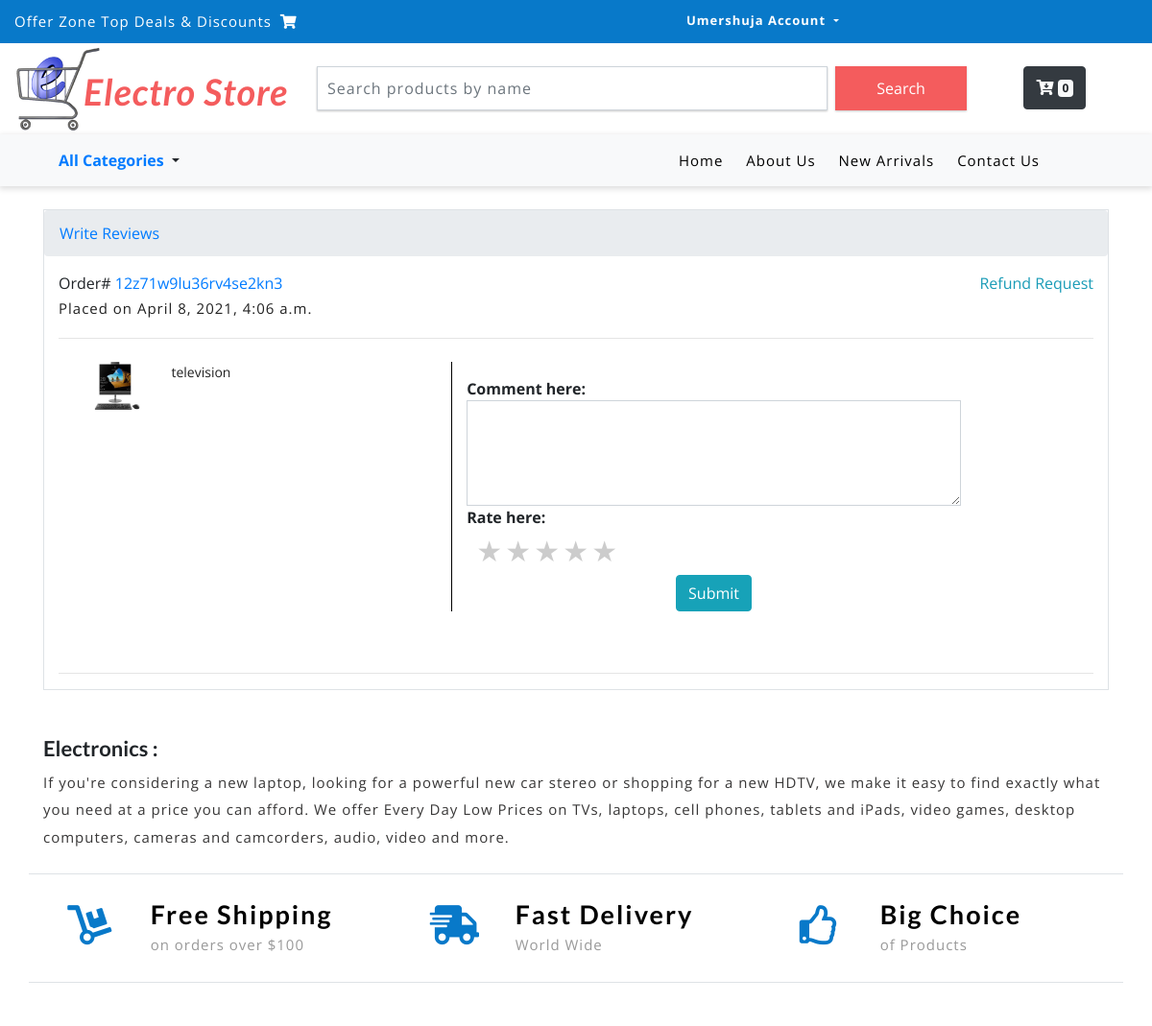
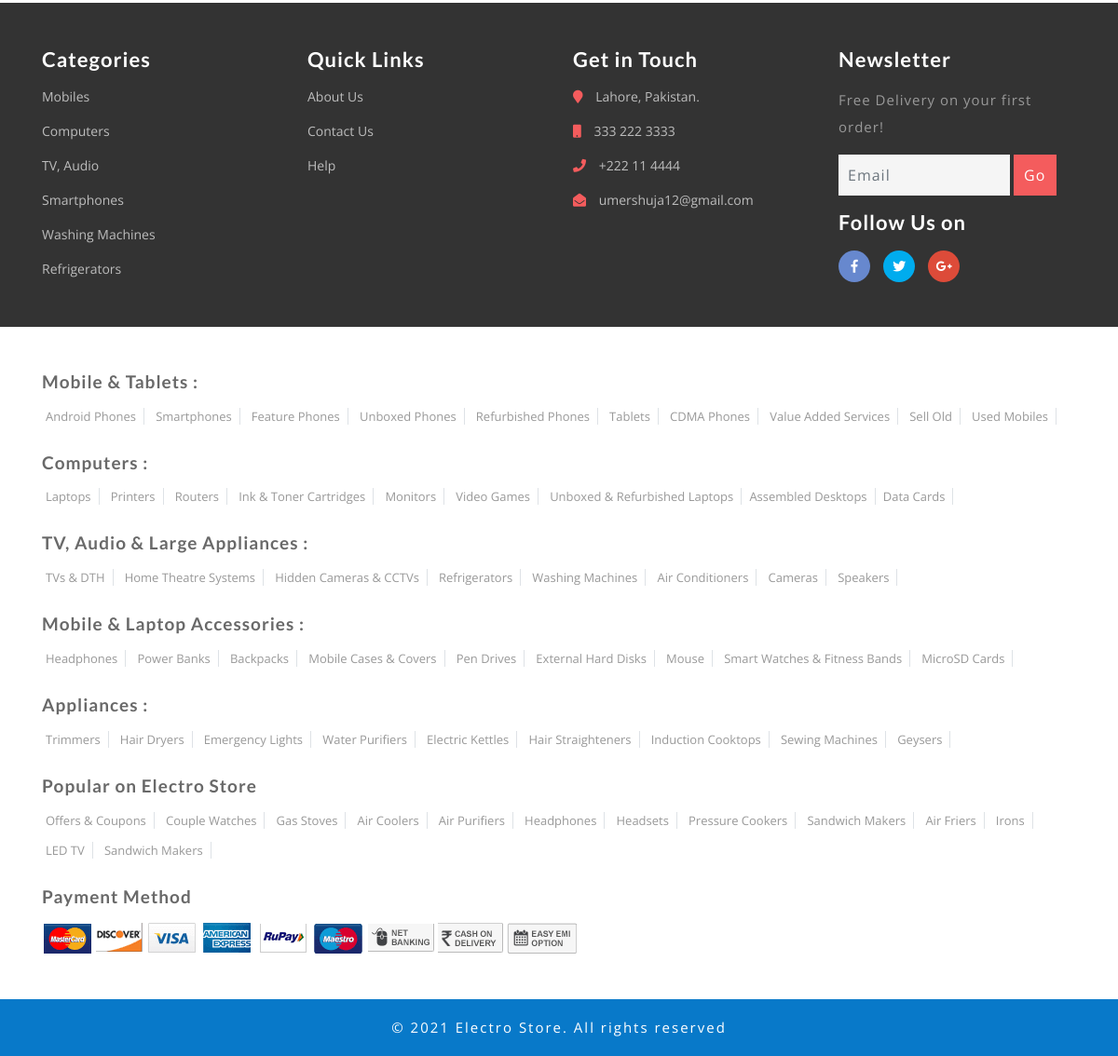
/write-reviews/12z71w9lu36rv4se2kn3/ (signed in), run on the app's committed database (2 pictures, top to bottom).
### core/models.py (models this page shows, shortened)
class Order(models.Model):
    user = models.ForeignKey(settings.AUTH_USER_MODEL,
                            on_delete=models.CASCADE)
    ref_code = models.CharField(max_length=20, blank=True, null=True)
    items = models.ManyToManyField(OrderItem)
    item = models.ForeignKey(OrderItem, on_delete=models.CASCADE, related_name="OrderItem", blank="True", null="True")
    start_date = models.DateTimeField(auto_now_add=True)
    ordered_date = models.DateTimeField()
    ordered = models.BooleanField(default=False)
    billing_address= models.ForeignKey('Address', related_name="billing_address", on_delete = models.SET_NULL, blank=True, null=True)
    shipping_address= models.ForeignKey('Address', related_name="shipping_address", on_delete = models.SET_NULL, blank=True, null=True)
    payment = models.ForeignKey('Payment', on_delete = models.SET_NULL, blank=True, null=True)
    coupon = models.ForeignKey('Coupon', on_delete = models.SET_NULL, blank=True, null=True)
    being_delivered = models.BooleanField(default=False)
    received = models.BooleanField(default=False)
    refund_requested = models.BooleanField(default=False)
    refund_granted = models.BooleanField(default=False)
    '''

    1. Item added to the cart
    2. Addnig a billing address
    (Failed checkout)
    3. Payment
    (Preprocessing, processing, packaging etc.)
    4. Being delievred
    5. Received
    6. Refunds

    '''

class OrderItem(models.Model):
    user = models.ForeignKey(settings.AUTH_USER_MODEL,
                            on_delete=models.CASCADE)
    ordered = models.BooleanField(default=False)
    item = models.ForeignKey(Item, on_delete=models.CASCADE)
    quantity = models.IntegerField(default=1)

class Item(models.Model):
    title = models.CharField(max_length=100)
    price = models.FloatField()
    discount_price = models.FloatField(default=0)
    category = models.CharField(choices=CATEGORY_CHOICES, max_length=15)
    label = models.CharField(choices=LABEL_CHOICES, max_length=1,blank=True, null=True)
    is_published = models.BooleanField(default=True)
    stock = models.IntegerField(default=100)
    slug = models.SlugField()
    description = models.TextField()
    image = models.ImageField(upload_to='photos/%Y/%m/%d')
    image_1 = models.ImageField(upload_to='photos/%Y/%m/%d')
    image_2 = models.ImageField(upload_to='photos/%Y/%m/%d')

### core/views.py (the view)
# urls.py: path('write-reviews/<ref_code>/', WriteReviewsView, name='write-reviews'),
def WriteReviewsView(request, ref_code):
    if request.method == "GET":
        order = Order.objects.filter(user=request.user, ref_code=ref_code)
        context = {
                'order': order,
            }
        return render(request, 'listings/write_reviews.html', context)

### core/templatetags/cart_template_tags.py (called while the page is built)
@register.filter
def cart_item_count(user):
    if user.is_authenticated:
        qs = Order.objects.filter(user=user, ordered = False)
        if qs.exists():
            return qs[0].items.count()
    return 0

### templates/listings/write_reviews.html (shortened to what this page needs)
{% extends 'base.html' %}
{% block content %}
<div class="container">
<div class="mt-4 border lzd-playground-right">
        <div class="breadcrumb">
            <a class="first " href="//my.daraz.pk/customer/order/index/">Write Reviews</a>
        </div>
        <div id="container" class="container">
        	<div>
        	<div class="order-list">
        		<div class="orders">
        			<div class="order">
        				<div class="order-info">
        					<div class="float-left">
                                {% if order %}
                                {% for odr in order %}
        						<div class="info-order-left-text">Order#
        							<a href="#" class="link"> {{ odr.ref_code }}</a>
        						</div>
        						<p class="text info desc">Placed on {{odr.start_date}}</p>
        					</div>
                            <a href="{% url 'core:request-refund' %}" class="float-right link manage" style="color: rgb(26, 156, 183);">Refund Request</a>
        				</div>
 						<hr>
        				<div class="order-item">
        					<div class="row">
        					<div class="col-md-1 item-pic" data-spm="detail_image">
        						<a href="#">
        							<img width="50" height="50" src="{{odr.item.item.image.url}}">
        						</a>
        					</div>
        					<div style="border-right: 1px solid black;" class="col-md-4 item-main item-main-mini">
	        						<div class="text title item-title" data-spm="details_title">&nbsp;{{odr.item.item.title}}</div>
        					</div>
        					<div class="col-md-7 mt-3">
                                <center>
                                     <form action="{% url 'core:submit-reviews' %}" method="POST">
                                    <label class="float-left" for="comment"><b>Comment here:</b></label>
                                        <textarea name="comment" class="form-control" rows="4"></textarea>
                                    <label class="float-left" for="comment"><b>Rate here:</b></label>
                                      <br>
                                      <div class="rate">
                                        <label for="star5" title="text">5 stars</label>
                                        <label for="star4" title="text">4 stars</label>
                                        <label for="star3" title="text">3 stars</label>
                                        <label for="star2" title="text">2 stars</label>
                                        <label for="star1" title="text">1 star</label>
                                      </div>
                                    <br><br>
                                    <input type="submit" name="" value="Submit" class="btn btn-info">
                                    </form>
	        					</center>
	        				</div>
        			</div>
        			</div>
        		</div>
        		<hr>
        	</div>
            {% endfor %}
            {% endif %}
        </div>
    </div>
</div>
    </div>
</div>
{% endblock %}

### templates/partials/_topbar.html (shortened to what this page needs)
{% load static %}
	<div class="agile-main-top">
		<div class="container-fluid">
			<div class="row main-top-w3l py-2">
				<div class="col-lg-7 header-most-top">
					<p class="text-white text-lg-left text-center">Offer Zone Top Deals & Discounts
						<i class="fas fa-shopping-cart ml-1"></i>
					</p>
				</div>
				<div class="col-lg-5 header-right mt-lg-0 mt-2">
					<ul>
						{% if user.is_authenticated %}
							<div class="dropdown">
								<li style="width: 100%;" class="dropdown-toggle text-white" data-toggle="dropdown">
									<a href="" class="text-white">
										<strong>{{user.username.capitalize}} Account </strong>
										</a>
								</li>
							</div>
						{% endif %}
					</ul>
				</div>
			</div>
		</div>
	</div>

### templates/partials/_bottombar.html (shortened to what this page needs)
{% load static %}
{% load cart_template_tags %}
	<div class="header-bot">
		<div class="container">
			<div class="row header-bot_inner_wthreeinfo_header_mid">
				<div class="col-md-3 logo_agile">
					<h1 class="text-center">
						<a href="/" class="font-weight-bold font-italic">
							<img src="{% static 'images/logo2.png' %}" alt=" " class="img-fluid">Electro Store
						</a>
					</h1>
				</div>
				<div class="col-md-9 header mt-4 mb-md-0 mb-4">
					<div class="row">
						<div class="col-10 agileits_search">
							<form class="form-inline" action="{% url 'core:search' %}">
								<input class="form-control mr-sm-2" type="search" placeholder="Search products by name" name="product_name"
								value="{% if values %}{{values.product_name}}{% endif %}"
								 aria-label="Search" required>
								<button class="btn my-2 my-sm-0" type="submit">Search</button>
							</form>
						</div>
						<div class="col-2 top_nav_right text-center mt-sm-0 mt-2">
							<div class="wthreecartaits wthreecartaits2 cart cart box_1">
								<a href="{% url 'core:order-summary' %}">
								<button  style="height: 45px;" class="btn btn-dark">
								  <i class="fas fa-cart-arrow-down"></i>
									<span class="badge badge-light">{{request.user| cart_item_count }} </span>
								</button>
								</a>
							</div>
						</div>
					</div>
				</div>
			</div>
		</div>
	</div>
	<div class="navbar-inner">
		<div class="container">
			<nav class="navbar navbar-expand-lg navbar-light bg-light">
				<div class="agileits-navi_search">
					<div class="dropdown">
								<li style="list-style-type: none; width: 100%;" class="dropdown-toggle" data-toggle="dropdown">
									<a href="">
										<strong>All Categories</strong>
										</a>
								</li>
							</div>
				</div>
				<div class="collapse navbar-collapse" id="navbarSupportedContent">
					<ul class="navbar-nav ml-auto text-center mr-xl-5">
						<li class="nav-item mr-lg-2 mb-lg-0 mb-2">
							<a class="nav-link" href="{% url 'core:item-list' %}">Home
							</a>
						</li>
						<li class="nav-item mr-lg-2 mb-lg-0 mb-2">
							<a class="nav-link" href="{% url 'core:AboutUs' %}">About Us</a>
						</li>
						<li class="nav-item mr-lg-2 mb-lg-0 mb-2">
							<a class="nav-link" href="/">New Arrivals</a>
						</li>
						<li class="nav-item">
							<a class="nav-link" href="{% url 'core:ContactUs' %}">Contact Us</a>
						</li>
					</ul>
				</div>
			</nav>
		</div>
	</div>

### ecommerce/static/css/style.css (style rules this page uses)
html, body { margin: 0; font-size: 100%; background: #fff; font-family: 'Open Sans', sans-serif; }
body a { text-decoration: none; transition: 0.5s all; -webkit-transition: 0.5s all; -moz-transition: 0.5s all; -o-transition: 0.5s all; -ms-transition: 0.5s all; }
a { transition: 0.5s all; -webkit-transition: 0.5s all; -moz-transition: 0.5s all; -o-transition: 0.5s all; -ms-transition: 0.5s all; }
input[type="button"], input[type="submit"] { transition: 0.5s all; -webkit-transition: 0.5s all; -moz-transition: 0.5s all; -o-transition: 0.5s all; -ms-transition: 0.5s all; }
h1, h2, h3, h4, h5, h6 { margin: 0; font-family: 'Lato', sans-serif; }
p { margin: 0; letter-spacing: 1px; font-size: 15px; line-height: 1.9; color: #999; font-family: 'Open Sans', sans-serif; }
ul { margin: 0; padding: 0; }
label { margin: 0; }
.main-top-w3l { background: #0879c9; }
.header-most-top p { letter-spacing: 1px; font-size: 15px; }
.header-right ul li { display: inline-block; width: 19%; font-size: 13px; letter-spacing: 1px; }
.header-right ul li a { text-decoration: none; }
.agileits_search input[type="search"] { color: #191e21; width: 78%; letter-spacing: 1px; padding: 10px; box-shadow: 0px 1px 2px 0px rgba(0, 0, 0, 0.22); }
.agileits_search button { border-radius: 0; background: #F45C5D; color: #fff; width: 20%; box-shadow: 0px 1px 2px 0px rgba(0, 0, 0, 0.22); padding: 10px; }
.logo_agile h1 a { color: #F45C5D; font-size: 38px; text-decoration: none; letter-spacing: 1px; position: relative; }
.logo_agile h1 a img { position: absolute; left: -40%; top: -23px; }
.logo_agile { padding: 26px 0 21px; }
.navbar-inner { background: #f8f9fa; box-shadow: 0px 2px 6px 1px rgba(0, 0, 0, 0.13); }
.navbar-light .navbar-nav .nav-link { letter-spacing: 1px; font-size: 15px; color: #000; }
.btn { display: inline-block; }
.form-control { border-radius: 0; }
@media (max-width: 1280px) { .logo_agile { padding: 26px 0 21px 42px; } }
@media (max-width: 1280px) { .logo_agile h1 a img { left: -34%; } }

### templates/listings/write_reviews.html (style rules this page uses)
.rate { float: left; height: 46px; padding: 0 10px; }
.rate:not(:checked) > label { float:right; width:1em; overflow:hidden; white-space:nowrap; cursor:pointer; font-size:30px; color:#ccc; }
.rate:not(:checked) > label:before { content: '★ '; }
.order { margin-top: 12px; padding-bottom: 24px; background-color: #fff; }
img { border-style: none; }
.order-item { min-height: 80px; margin: 24px 12px 24px 36px; padding-right: 12px; width: 916px; }
.order-item .item-title { overflow: hidden; text-overflow: ellipsis; display: -webkit-box; -webkit-box-orient: vertical; -webkit-line-clamp: 2; }
.text.title { font-size: 14px; margin-bottom: 3px; }
.text { color: #212121; word-break: break-word; }
.border { border: 1px; }

### data on the page
Order: ref_code "12z71w9lu36rv4se2kn3", start_date "April 8, 2021, 4:06 a.m.", item.item.image (picture), item.item "television"

### other printed values
{{ user.username.capitalize }} "Umershuja"
{{ request.user| cart_item_count }} "0"
